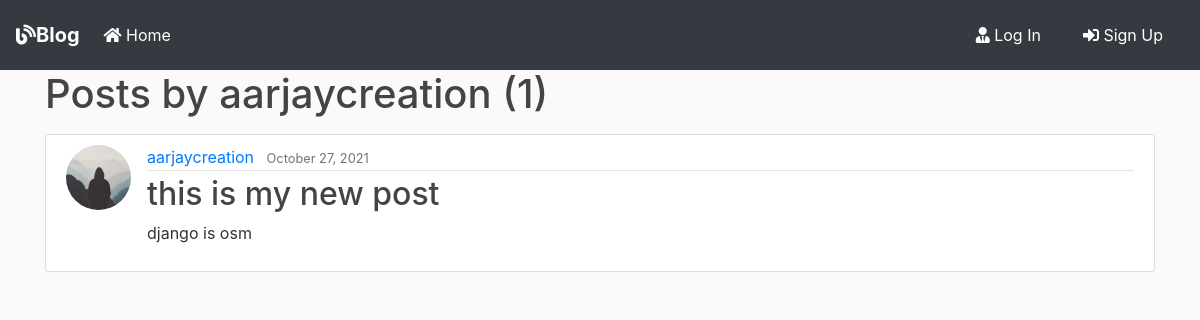
Page /user/aarjaycreation on the committed database.
### blog/models.py (models this page shows, shortened)
class Post(models.Model):
    title = models.CharField(max_length=100)
    content = models.TextField()
    date_posted = models.DateTimeField(default=timezone.now)
    author = models.ForeignKey(User, on_delete=models.CASCADE)

### users/models.py (models this page shows, shortened)
class Profile(models.Model):
    user = models.OneToOneField(User, on_delete=models.CASCADE)
    image = models.ImageField(default='default.jpg', upload_to='profile_pics')

### blog/views.py (the view)
# urls.py: path('user/<str:username>', UserPostListView.as_view(), name='user-posts'),
class UserPostListView(ListView):
    model = Post
    template_name = 'blog/user_posts.html'  # <app>/<model>_<viewtype>.html
    context_object_name = 'posts'
    paginate_by = 2
    def get_queryset(self):
        user = get_object_or_404(User, username=self.kwargs.get('username'))
        return Post.objects.filter(author=user).order_by('-date_posted')

### blog/templates/blog/user_posts.html (shortened to what this page needs)
{% extends "blog/base.html" %}
{% block content %}
    <h1 class="mb-3">Posts by {{ view.kwargs.username }} ({{ page_obj.paginator.count }})</h1>
    {% for post in posts %}
        <article class="media content-section">
          <img class="rounded-circle article-img" src="{{ post.author.profile.image.url }}">
          <div class="media-body">
            <div class="article-metadata">
              <a class="mr-2" href="{% url 'user-posts' post.author.username %}">{{ post.author }}</a>
              <small class="text-muted">{{ post.date_posted|date:"F d, Y" }}</small>
            </div>
            <h2><a class="article-title" href="{% url 'post-detail' post.id %}">{{ post.title }}</a></h2>
            <p class="article-content">{{ post.content }}</p>
          </div>
        </article>
    {% endfor %}
{% endblock content %}

### blog/static/blog/main.css (style rules this page uses)
body { background: #fafafa; color: #333333; margin-top: 0; }
h1, h2, h3, h4, h5, h6 { color: #444444; }
.content-section { background: #ffffff; padding: 10px 20px; border: 1px solid #dddddd; border-radius: 3px; margin-bottom: 20px; }
.article-title { color: #444444; }
.article-content { white-space: pre-line; }
.article-img { height: 65px; width: 65px; margin-right: 16px; }
.article-metadata { padding-bottom: 1px; margin-bottom: 4px; border-bottom: 1px solid #e3e3e3 }

### rows in the picture
Post: author.profile.image (placeholder picture), author "aarjaycreation", date_posted "October 27, 2021", title "this is my new post", content "django is osm"

### other values in the picture
{{ view.kwargs.username }} "aarjaycreation"
{{ page_obj.paginator.count }} "1"
